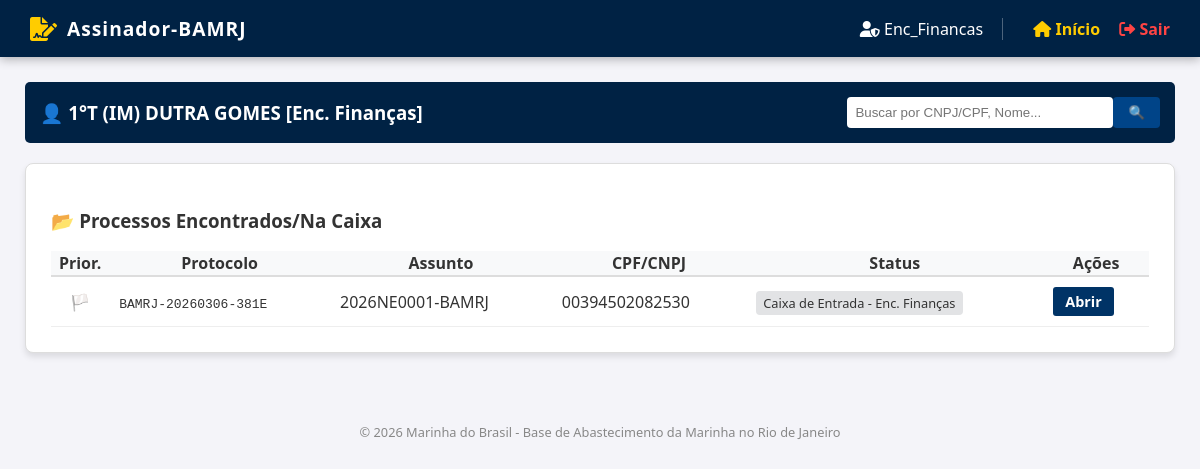
Page / (signed in) on the committed database.
### app/models.py (models this page shows)
class Document(db.Model):
    __tablename__ = 'documents'
    id = db.Column(db.Integer, primary_key=True)
    protocol = db.Column(db.String(32), unique=True, nullable=False)
    name = db.Column(db.String(128), nullable=False)
    cpf_cnpj = db.Column(db.String(20), nullable=True)
    status = db.Column(db.String(64), default='Caixa de Entrada - Enc. Finanças') # ATUALIZADO
    is_priority = db.Column(db.Boolean, default=False)
    current_observation = db.Column(db.Text, nullable=True)
    uploader_name = db.Column(db.String(64))
    created_at = db.Column(db.DateTime, default=datetime.utcnow)
    files = db.relationship('DocumentFile', backref='document', lazy=True, cascade="all, delete-orphan")
    events = db.relationship('Event', backref='document', lazy=True, cascade="all, delete-orphan")

### app/routes.py (the view, shortened to what this page needs)
@main.route('/')
def index():
    if 'user_id' not in session: return redirect(url_for('main.login'))
    role = session.get('role'); username = session.get('username')
    is_sub = session.get('is_substitute', False); search_query = request.args.get('q', '')
    if role == 'Admin':
        return render_template('dashboard.html', users=User.query.all(), role=role)
    inbox_statuses = []
    if role == 'Operador':
        documents = Document.query.filter(Document.status.notin_(['Arquivado', 'Cancelado'])).order_by(Document.is_priority.desc(), Document.created_at.desc()).all()
        date_str = datetime.now().strftime('%Y%m%d')
        return render_template('dashboard.html', documents=documents, role=role, pre_protocol=f"BAMRJ-{date_str}-{str(uuid.uuid4())[:4].upper()}")
    elif role == 'Usuário Comum':
        return render_template('dashboard.html', documents=[], role=role)
    elif role in ['Enc_Financas', 'Ajudante_Encarregado']:
        inbox_statuses = ['Caixa de Entrada - Enc. Finanças']
    elif role == 'Chefe_Departamento':
        inbox_statuses = ['Caixa de Entrada - Chefe']
        if is_sub: inbox_statuses.append('Caixa de Entrada - Vice-Diretor')
    elif role == 'Vice_Diretor':
        inbox_statuses = ['Caixa de Entrada - Vice-Diretor']
        if is_sub: inbox_statuses.append('Caixa de Entrada - Diretor')
    elif role == 'Diretor':
        inbox_statuses = ['Caixa de Entrada - Diretor']
    documents = Document.query.filter(Document.status.in_(inbox_statuses)).order_by(Document.is_priority.desc()).all()
    return render_template('dashboard.html', documents=documents, role=role, is_substitute=is_sub, inbox_count=len(documents))

### app/templates/dashboard.html (shortened to what this page needs)
{% extends 'base.html' %}
{% block content %}
<div style="display: flex; justify-content: space-between; align-items: center; margin-bottom: 20px; background: #002244; color: white; padding: 15px; border-radius: 5px;">
    <div>
        <h3 style="margin: 0;">👤 {{ session.name }} [{{ 'Enc. Finanças' if role == 'Enc_Financas' else role }}]</h3>
    </div>
    <div style="display: flex; gap: 10px;">
        <form action="{{ url_for('main.index') }}" method="GET" style="display: flex;">
            <input type="text" name="q" placeholder="Buscar por CNPJ/CPF, Nome..." style="padding: 8px; border: none; width: 250px;">
            <button type="submit" style="padding: 8px 15px; background: #004488; color: white; border: none;">🔍</button>
        </form>
    </div>
</div>
<div class="card">
    {% if role == 'Usuário Comum' and not documents %}
        <h3 style="text-align: center; color: #666;">Utilize a barra de pesquisa acima para buscar Notas de Empenho por CPF/CNPJ.</h3>
    {% else %}
        <h3>📂 Processos Encontrados/Na Caixa</h3>
        <table style="width: 100%; border-collapse: collapse;">
            <tr style="background: #f8f9fa; border-bottom: 2px solid #ddd;"><th>Prior.</th><th>Protocolo</th><th>Assunto</th><th>CPF/CNPJ</th><th>Status</th><th>Ações</th></tr>
            {% for doc in documents %}
            <tr style="border-bottom: 1px solid #eee; {% if doc.is_priority %} background: #fff5f5; {% endif %}">
                <td style="padding: 10px; text-align: center;">{{ '🚩' if doc.is_priority else '🏳️' }}</td>
                <td style="padding: 10px;"><code>{{ doc.protocol }}</code></td>
                <td style="padding: 10px;">{{ doc.name }}</td>
                <td style="padding: 10px;">{{ doc.cpf_cnpj or '-' }}</td>
                <td style="padding: 10px;"><span style="font-size: 0.8em; background: #e2e3e5; padding: 3px 7px; border-radius: 4px;">{{ doc.status }}</span></td>
                <td style="padding: 10px; display: flex; gap: 5px; align-items: center;">
                    <a href="{{ url_for('main.view_process', doc_id=doc.id) }}" style="background: #003366; color: white; padding: 5px 12px; text-decoration: none; border-radius: 3px; font-weight: bold; font-size: 0.9em;">Abrir</a>
                </td>
            </tr>
            {% endfor %}
        </table>
    {% endif %}
</div>
{% endblock %}

### app/templates/base.html (style rules this page uses)
:root { --navy: #002244; --gold: #ffcc00; --light-gray: #f4f4f9; }
body { font-family: 'Segoe UI', Tahoma, Geneva, Verdana, sans-serif; margin: 0; padding: 0; background-color: var(--light-gray); color: #333; }
.card { background: white; padding: 25px; border-radius: 8px; box-shadow: 0 4px 6px rgba(0,0,0,0.1); margin-bottom: 25px; border: 1px solid #ddd; }
button, .btn { border-radius: 4px; transition: filter 0.2s; }
input, select, textarea { border: 1px solid #ccc; border-radius: 4px; padding: 8px; }

### rows in the picture
Document: is_priority "🏳️", protocol "BAMRJ-20260306-381E", name "2026NE0001-BAMRJ", cpf_cnpj "00394502082530", status "Caixa de Entrada - Enc. Finanças"

### other values in the picture
{{ session.get('role') }} "Enc_Financas"
{{ session.name }} "1°T (IM) DUTRA GOMES"
{{ 'Enc. Finanças' if role == 'Enc_Financas' else role }} "Enc. Finanças"
